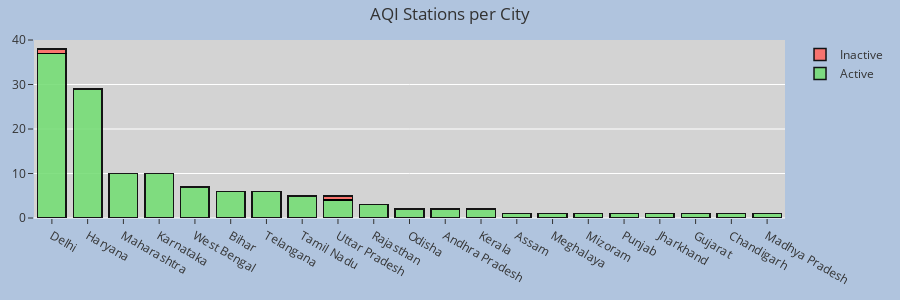

Notebook code for this chart:
### Code cell
dataset = pd.read_csv('stations.csv')
group = dataset.groupby(['State','Status'],as_index=False)['StationId'].count()
group.sort_values(['StationId'],inplace=True,ascending=False)
fig = go.Figure()
Good = group[group['Status']=='Good']
fig.add_trace(go.Bar(x=active.State,y=active.StationId,name='Good',
                     marker_color='rgb(119, 221, 119)',
                     marker_line_color='black',
                     marker_line_width=0.2, 
                     opacity=0.9
                    ))

Satisfactory = group[group['Status']=='Satisfactory']
fig.add_trace(go.Bar(x=active.State,y=active.StationId,name='Satisfactory',
                     marker_color='rgb(51, 175, 19)',
                     marker_line_color='black',
                     marker_line_width=0.2, 
                     opacity=0.9
                    ))

Moderate = group[group['Status']=='Moderate']
fig.add_trace(go.Bar(x=active.State,y=active.StationId,name='Moderate',
                     marker_color='rgb(246, 210, 14)',
                     marker_line_color='black',
                     marker_line_width=0.2, 
                     opacity=0.9
                    ))

Poor = group[group['Status']=='Poor']
fig.add_trace(go.Bar(x=active.State,y=active.StationId,name='Poor',
                     marker_color='rgb(241, 119, 0)',
                     marker_line_color='black',
                     marker_line_width=0.2, 
                     opacity=0.9
                    ))

Very_Poor = group[group['Status']=='Very Poor']
fig.add_trace(go.Bar(x=active.State,y=active.StationId,name='Very Poor',
                     marker_color='rgb(254, 107, 100)',
                     marker_line_color='black',
                     marker_line_width=0.2, 
                     opacity=0.9
                    ))

Severe = group[group['Status']=='Severe']
fig.add_trace(go.Bar(x=active.State,y=active.StationId,name='Severe',
                     marker_color='rgb(241, 36, 36)',
                     marker_line_color='black',
                     marker_line_width=0.2, 
                     opacity=0.9
                    ))

fig.update_xaxes(showgrid=False)
fig.update_layout(height=300,template='ggplot2',barmode='stack',title='AQI Stations per City',
                  hovermode='x',
                  paper_bgcolor=BGCOLOR,plot_bgcolor='lightgray',margin=dict(l=20,r=20,t=40,b=20))
fig.show()

### Figure 1 — Plotly figure (JSON) as saved in the notebook; plotly's stock layout.template omitted (floating-point values rounded to 4 significant figures)
{"data": [{"marker": {"color": "rgb(119, 221, 119)", "line": {"color": "black", "width": 1.5}}, "name": "Active", "opacity": 0.9, "type": "bar", "x": ["Delhi", "Haryana", "Maharashtra", "Karnataka", "West Bengal", "Bihar", "Telangana", "Tamil Nadu", "Uttar Pradesh", "Rajasthan", "Odisha", "Andhra Pradesh", "Kerala", "Assam", "Meghalaya", "Mizoram", "Punjab", "Jharkhand", "Gujarat", "Chandigarh", "Madhya Pradesh"], "y": [37, 29, 10, 10, 7, 6, 6, 5, 4, 3, 2, 2, 2, 1, 1, 1, 1, 1, 1, 1, 1]}, {"marker": {"color": "rgb(119, 158, 203)", "line": {"color": "black", "width": 1.5}}, "name": "NA", "opacity": 0.9, "type": "bar", "x": [], "y": []}, {"marker": {"color": "rgb(254, 107, 100)", "line": {"color": "black", "width": 1.5}}, "name": "Inactive", "opacity": 0.9, "type": "bar", "x": ["Delhi", "Uttar Pradesh"], "y": [1, 1]}], "layout": {"barmode": "stack", "height": 300, "hovermode": "x", "margin": {"b": 20, "l": 20, "r": 20, "t": 40}, "paper_bgcolor": "LightSteelBlue", "plot_bgcolor": "lightgray", "title": {"text": "AQI Stations per City"}, "xaxis": {"showgrid": false}}}
